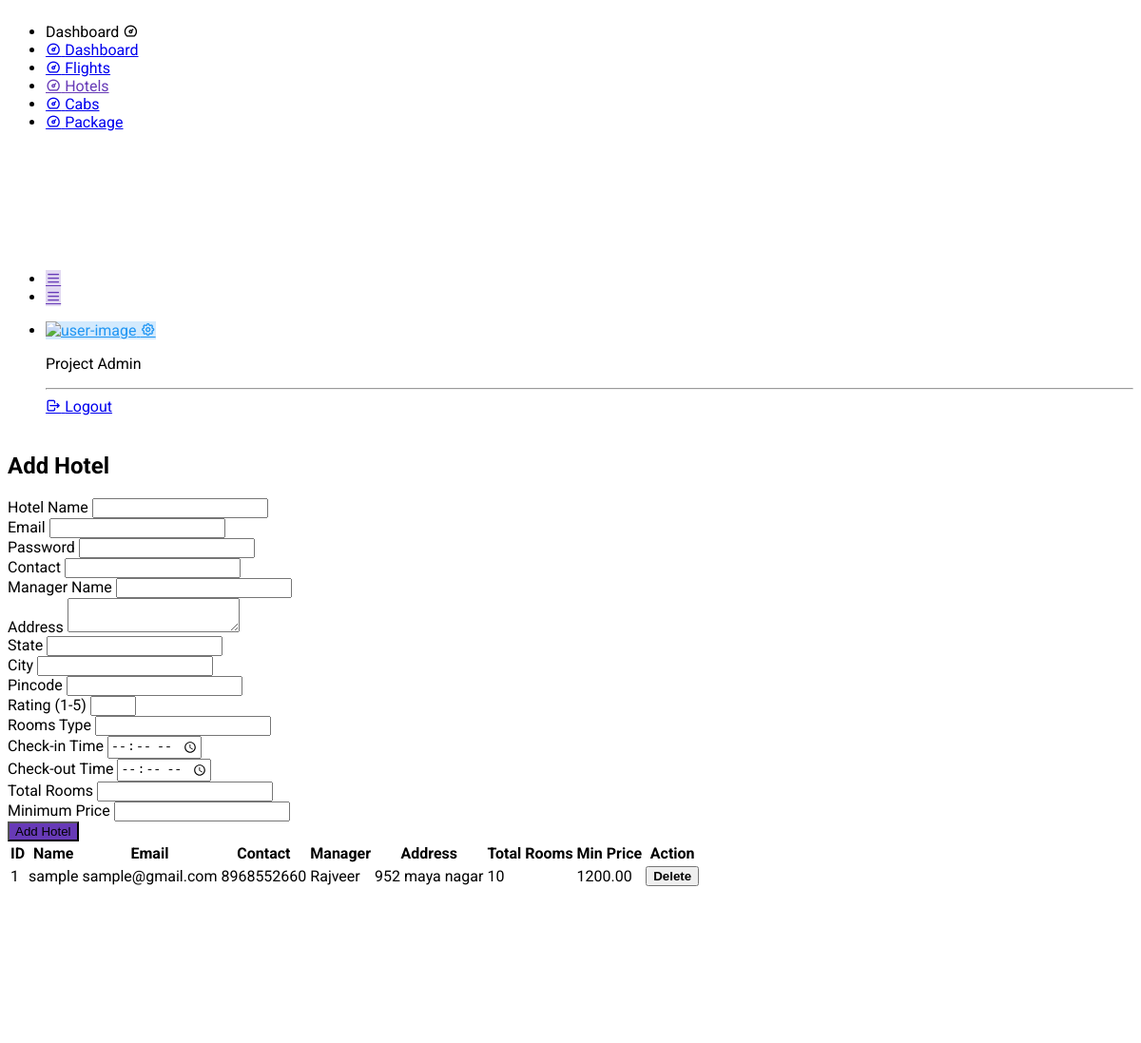
Screenshot of /admin/Hotels.php (signed in) with the database file from the repository.
### tables this page shows
CREATE TABLE IF NOT EXISTS `hotels` (
  `id` int NOT NULL AUTO_INCREMENT,
  `name` varchar(255) NOT NULL,
  `email` varchar(255) NOT NULL,
  `password` varchar(255) NOT NULL,
  `contact` varchar(15) NOT NULL,
  `manager` varchar(255) NOT NULL,
  `address` text NOT NULL,
  `state` varchar(100) NOT NULL,
  `city` varchar(100) NOT NULL,
  `pincode` varchar(10) NOT NULL,
  `rating` int DEFAULT NULL,
  `rooms_type` varchar(255) NOT NULL,
  `check_in_time` time NOT NULL,
  `check_out_time` time NOT NULL,
  `rooms` int NOT NULL,
  `min_price` decimal(10,2) NOT NULL,
  PRIMARY KEY (`id`),
  UNIQUE KEY `email` (`email`),
  CONSTRAINT `hotels_chk_1` CHECK ((`rating` between 1 and 5))
);

### admin/Hotels.php (the view, shortened to what this page needs)
<?php
include "./../config.php";
?>
<!doctype html>
<html lang="en">
<head>
    <link rel="stylesheet" href="./assets/fonts/phosphor/duotone/style.css" />
    <link rel="stylesheet" href="./assets/fonts/tabler-icons.min.css" />
    <link rel="stylesheet" href="./assets/fonts/feather.css" />
    <link rel="stylesheet" href="./assets/fonts/fontawesome.css" />
    <link rel="stylesheet" href="./assets/fonts/material.css" />
    <link rel="stylesheet" href="./assets/css/style.css" id="main-style-link" />
    <link rel="stylesheet" href="./assets/css/style-preset.css" />
</head>
<body>
    <?php
    include('Navbar.php');
    ?>
    <div class="pc-container">
        <div class="pc-content">
            <div class="row">
                <div class="col-xl-4 col-md-6">
                    <div class="card shadow">
                        <div class="card-body">
                            <h2 class="mb-4">Add Hotel</h2>
                            <form action="" method="POST">
                                <div class="mb-3">
                                    <label class="form-label">Hotel Name</label>
                                    <input type="text" class="form-control" name="name" required>
                                </div>
                                <div class="mb-3">
                                    <label class="form-label">Email</label>
                                    <input type="email" class="form-control" name="email" required>
                                </div>
                                <div class="mb-3">
                                    <label class="form-label">Password</label>
                                    <input type="password" class="form-control" name="password" required>
                                </div>
                                <div class="mb-3">
                                    <label class="form-label">Contact</label>
                                    <input type="text" class="form-control" name="contact" required>
                                </div>
                                <div class="mb-3">
                                    <label class="form-label">Manager Name</label>
                                    <input type="text" class="form-control" name="manager" required>
                                </div>
                                <div class="mb-3">
                                    <label class="form-label">Address</label>
                                    <textarea class="form-control" name="address" required></textarea>
                                </div>
                                <div class="mb-3">
                                    <label class="form-label">State</label>
                                    <input type="text" class="form-control" name="state" required>
                                </div>
                                <div class="mb-3">
                                    <label class="form-label">City</label>
                                    <input type="text" class="form-control" name="city" required>
                                </div>
                                <div class="mb-3">
                                    <label class="form-label">Pincode</label>
                                    <input type="text" class="form-control" name="pincode" required>
                                </div>
                                <div class="mb-3">
                                    <label class="form-label">Rating (1-5)</label>
                                    <input type="number" class="form-control" name="rating" min="1" max="5" required>
                                </div>
                                <div class="mb-3">
                                    <label class="form-label">Rooms Type</label>
                                    <input type="text" class="form-control" name="rooms_type" required>
                                </div>
                                <div class="mb-3">
                                    <label class="form-label">Check-in Time</label>
                                    <input type="time" class="form-control" name="check_in_time" required>
                                </div>
                                <div class="mb-3">
                                    <label class="form-label">Check-out Time</label>
                                    <input type="time" class="form-control" name="check_out_time" required>
                                </div>
                                <div class="mb-3">
                                    <label class="form-label">Total Rooms</label>
                                    <input type="number" class="form-control" name="rooms" required>
                                </div>
                                <div class="mb-3">
                                    <label class="form-label">Minimum Price</label>
                                    <input type="number" step="0.01" class="form-control" name="min_price" required>
                                </div>
                                <button type="submit" name="add_hotel" class="btn btn-primary">Add Hotel</button>
                            </form>
                        </div>
                    </div>
                </div>
                <div class="col-xl-8 col-md-6">
                    <table class="table table-bordered table-striped">
                        <thead class="table-dark">
                            <tr>
                                <th>ID</th>
                                <th>Name</th>
                                <th>Email</th>
                                <th>Contact</th>
                                <th>Manager</th>
                                <th>Address</th>
                                <th>Total Rooms</th>
                                <th>Min Price</th>
                                <th>Action</th>
                            </tr>
                        </thead>
                        <tbody>
                            <?php
                            $ct = 1;
                            $sql = "SELECT * FROM `hotels`";
                            $result = mysqli_query($db, $sql);
                            if ($result->num_rows > 0) {
                                while ($row = $result->fetch_assoc()) {
                                    echo "<tr>
                                <td>{$ct}</td>
                                <td>{$row['name']}</td>
                                <td>{$row['email']}</td>
                                <td>{$row['contact']}</td>
                                <td>{$row['manager']}</td>
                                <td>{$row['address']}</td>
                                <td>{$row['rooms']}</td>
                                <td>{$row['min_price']}</td>
                                <td>
                                    <form method='POST' action='' onsubmit='return confirm(\"Are you sure you want to delete this hotel?\");'>
                                        <input type='hidden' name='id' value='{$row['id']}'>
                                        <button type='submit' class='btn btn-danger btn-sm'>Delete</button>
                                    </form>
                                </td>
                              </tr>";
                                    $ct++;
                                }
                            } else {
                                echo "<tr><td colspan='16' class='text-center'>No hotels found</td></tr>";
                            }
                            ?>
                        </tbody>
                    </table>
                </div>
            </div>
        </div>
    </div>
</body>
</html>

### css/style.css (style rules this page uses)
.btn { font-weight: 600; transition: .5s; }
.btn.btn-primary { background: var(--bs-secondary) !important; color: var(--bs-white) !important; font-family: 'Poppins', sans-serif; font-weight: 400; transition: 0.5s; }

### rows the page displays
hotels: name "sample", email "sample@gmail.com", contact "8968552660", manager "Rajveer", address "952 maya nagar", rooms "10", min_price "1200.00"

### other values shown
$a[$i] "Dashboard"
$a[$i] "Flights"
$a[$i] "Hotels"
$a[$i] "Cabs"
$a[$i] "Package"
